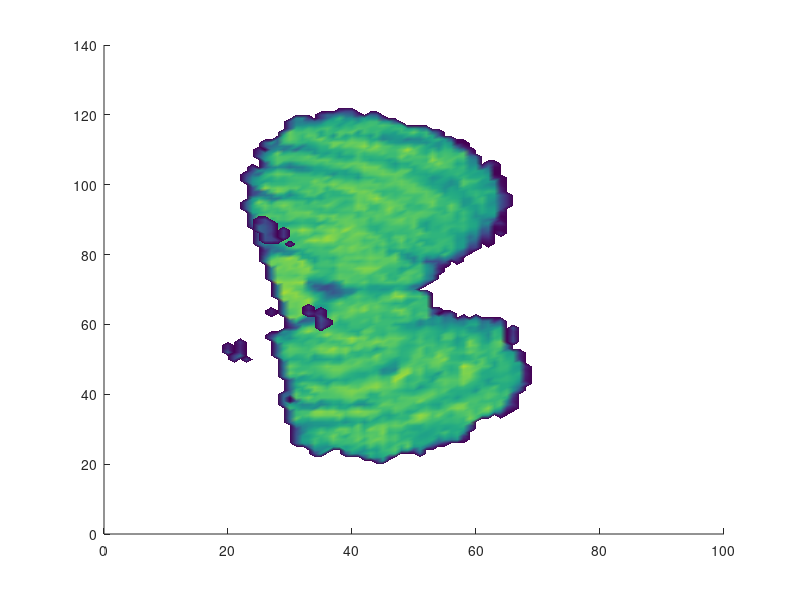

Source code (MATLAB): (Note: this script raises an error after producing the figure.)
load brain  
MR = mri;  
MR(:,1:80,:) = [];  
MR(160:end,:,:) = []; 
Ds = smooth3(MR);  
hcap = patch(isocaps(MR,0),'FaceColor','interp','EdgeColor','none');  
hiso=patch(isosurface(Ds,5),'FaceColor',[.80,.80,.80],'EdgeColor','none ','FaceAlpha',0.5);  
lightangle(45,30),isonormals(Ds,hiso),set(hcap,'AmbientStrength',.6), set(hiso,'SpecularColorReflectance',0,'SpecularExponent',50),axis off;